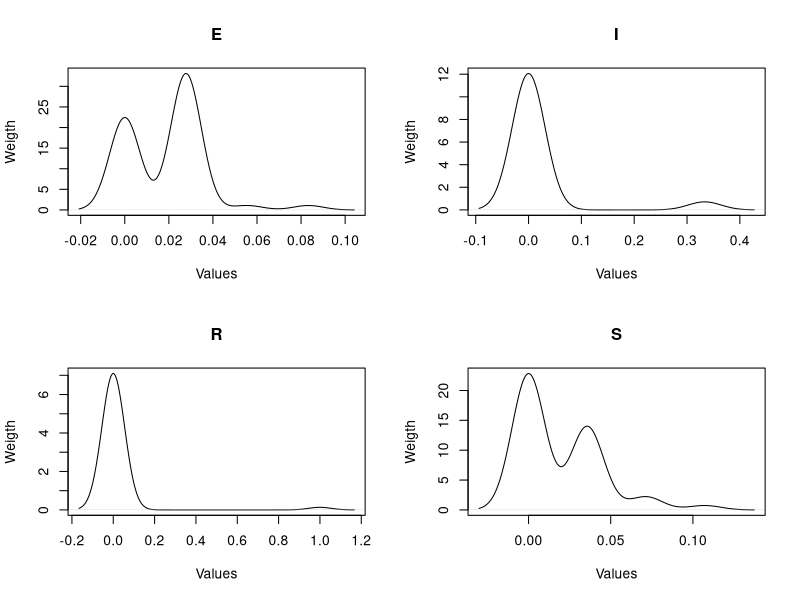

The R source for this figure:
# Read the data
data <- read.csv("q2/DartPoints.csv", header = TRUE, row.names = 'X')

# Remove NA rows
data <- data[complete.cases(data),]


# Create frequency table
ft <- table(data[,"Weight"], data[,"Blade.Sh"])

# Compute marginal distribution
ft.margin <- margin.table(ft, 2)

# compute conditional relative frequencies
ft.rel <- sweep(ft, 2, ft.margin, FUN = '/')
ft.rel

# Define the canvas, we have to plot 4 blade shapes so we will have 4 graphs
par(mfrow=c(2,2))


for (shape in levels(factor(data[,"Blade.Sh"])))
{
  plot(density(ft.rel[,shape]), xlab = "Values", ylab="Weigth", main=shape)
  
}
